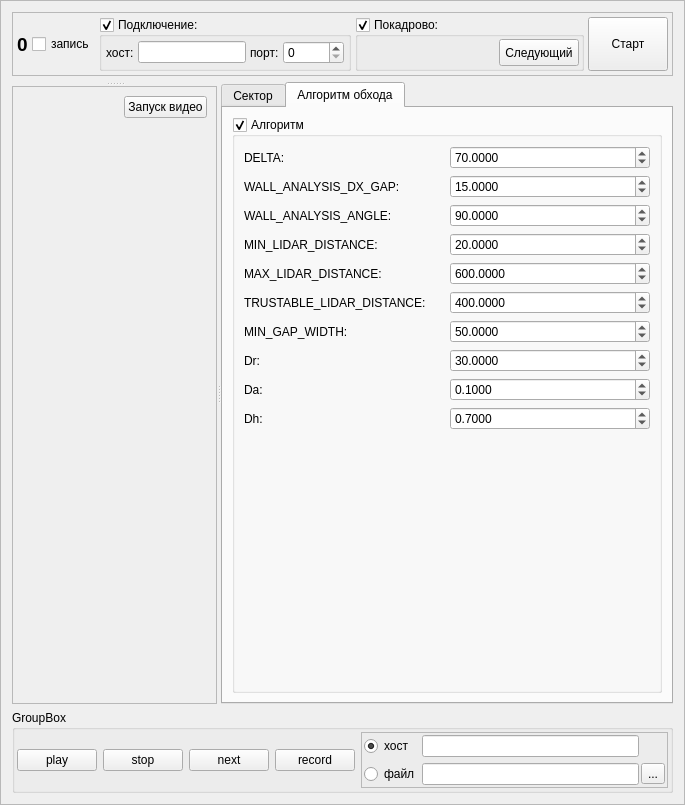
<?xml version="1.0" encoding="UTF-8"?>
<ui version="4.0">
 <class>Frame</class>
 <widget class="QFrame" name="Frame">
  <property name="geometry">
   <rect>
    <x>0</x>
    <y>0</y>
    <width>685</width>
    <height>805</height>
   </rect>
  </property>
  <property name="windowTitle">
   <string>Frame</string>
  </property>
  <property name="frameShape">
   <enum>QFrame::StyledPanel</enum>
  </property>
  <property name="frameShadow">
   <enum>QFrame::Raised</enum>
  </property>
  <layout class="QVBoxLayout" name="verticalLayout_2">
   <item>
    <widget class="QFrame" name="frame">
     <property name="frameShape">
      <enum>QFrame::StyledPanel</enum>
     </property>
     <property name="frameShadow">
      <enum>QFrame::Raised</enum>
     </property>
     <layout class="QGridLayout" name="gridLayout">
      <property name="margin">
       <number>4</number>
      </property>
      <property name="spacing">
       <number>4</number>
      </property>
      <item row="0" column="0">
       <widget class="QLabel" name="label_frame">
        <property name="font">
         <font>
          <pointsize>14</pointsize>
          <weight>75</weight>
          <bold>true</bold>
         </font>
        </property>
        <property name="text">
         <string>0</string>
        </property>
       </widget>
      </item>
      <item row="0" column="6">
       <widget class="QPushButton" name="pushButton_control">
        <property name="sizePolicy">
         <sizepolicy hsizetype="Maximum" vsizetype="Minimum">
          <horstretch>0</horstretch>
          <verstretch>0</verstretch>
         </sizepolicy>
        </property>
        <property name="text">
         <string>Старт</string>
        </property>
       </widget>
      </item>
      <item row="0" column="2" colspan="2">
       <widget class="QGroupBox" name="groupBox_connection">
        <property name="sizePolicy">
         <sizepolicy hsizetype="Expanding" vsizetype="Preferred">
          <horstretch>0</horstretch>
          <verstretch>0</verstretch>
         </sizepolicy>
        </property>
        <property name="title">
         <string>Подключение:</string>
        </property>
        <property name="checkable">
         <bool>true</bool>
        </property>
        <layout class="QHBoxLayout" name="horizontalLayout">
         <property name="spacing">
          <number>4</number>
         </property>
         <property name="margin">
          <number>4</number>
         </property>
         <item>
          <widget class="QLabel" name="label">
           <property name="text">
            <string>хост:</string>
           </property>
          </widget>
         </item>
         <item>
          <widget class="QLineEdit" name="lineEdit_host"/>
         </item>
         <item>
          <widget class="QLabel" name="label_2">
           <property name="text">
            <string>порт:</string>
           </property>
          </widget>
         </item>
         <item>
          <widget class="QSpinBox" name="spinBox_port">
           <property name="maximum">
            <number>65536</number>
           </property>
          </widget>
         </item>
        </layout>
       </widget>
      </item>
      <item row="0" column="4">
       <widget class="QGroupBox" name="groupBox_use_step">
        <property name="title">
         <string>Покадрово:</string>
        </property>
        <property name="checkable">
         <bool>true</bool>
        </property>
        <layout class="QHBoxLayout" name="horizontalLayout_2" stretch="0,0">
         <property name="spacing">
          <number>2</number>
         </property>
         <property name="margin">
          <number>2</number>
         </property>
         <item>
          <spacer name="horizontalSpacer_2">
           <property name="orientation">
            <enum>Qt::Horizontal</enum>
           </property>
           <property name="sizeHint" stdset="0">
            <size>
             <width>40</width>
             <height>20</height>
            </size>
           </property>
          </spacer>
         </item>
         <item>
          <widget class="QPushButton" name="pushButton_next">
           <property name="sizePolicy">
            <sizepolicy hsizetype="Maximum" vsizetype="Minimum">
             <horstretch>0</horstretch>
             <verstretch>0</verstretch>
            </sizepolicy>
           </property>
           <property name="text">
            <string>Следующий</string>
           </property>
          </widget>
         </item>
        </layout>
       </widget>
      </item>
      <item row="0" column="1">
       <widget class="QCheckBox" name="checkBox_record">
        <property name="text">
         <string>запись</string>
        </property>
       </widget>
      </item>
     </layout>
    </widget>
   </item>
   <item>
    <widget class="QSplitter" name="splitter_2">
     <property name="sizePolicy">
      <sizepolicy hsizetype="Expanding" vsizetype="Expanding">
       <horstretch>0</horstretch>
       <verstretch>0</verstretch>
      </sizepolicy>
     </property>
     <property name="orientation">
      <enum>Qt::Horizontal</enum>
     </property>
     <widget class="QSplitter" name="splitter">
      <property name="orientation">
       <enum>Qt::Vertical</enum>
      </property>
      <widget class="QFrame" name="frame_2">
       <property name="sizePolicy">
        <sizepolicy hsizetype="Preferred" vsizetype="Maximum">
         <horstretch>0</horstretch>
         <verstretch>0</verstretch>
        </sizepolicy>
       </property>
       <property name="frameShape">
        <enum>QFrame::NoFrame</enum>
       </property>
       <property name="frameShadow">
        <enum>QFrame::Raised</enum>
       </property>
       <layout class="QVBoxLayout" name="view_layout">
        <property name="spacing">
         <number>0</number>
        </property>
        <property name="margin">
         <number>0</number>
        </property>
       </layout>
      </widget>
      <widget class="QFrame" name="frame_3">
       <property name="frameShape">
        <enum>QFrame::StyledPanel</enum>
       </property>
       <property name="frameShadow">
        <enum>QFrame::Raised</enum>
       </property>
       <layout class="QGridLayout" name="gridLayout_2">
        <item row="0" column="1">
         <widget class="QPushButton" name="pushButton_start_video">
          <property name="text">
           <string>Запуск видео</string>
          </property>
         </widget>
        </item>
        <item row="0" column="0">
         <spacer name="horizontalSpacer">
          <property name="orientation">
           <enum>Qt::Horizontal</enum>
          </property>
          <property name="sizeHint" stdset="0">
           <size>
            <width>40</width>
            <height>20</height>
           </size>
          </property>
         </spacer>
        </item>
        <item row="1" column="0" colspan="2">
         <widget class="LabelExt" name="label_video">
          <property name="frameShape">
           <enum>QFrame::NoFrame</enum>
          </property>
          <property name="text">
           <string/>
          </property>
          <property name="pixmap">
           <pixmap resource="res.qrc">:/res/Video.png</pixmap>
          </property>
          <property name="scaledContents">
           <bool>true</bool>
          </property>
         </widget>
        </item>
       </layout>
      </widget>
     </widget>
     <widget class="QTabWidget" name="tabWidget">
      <property name="currentIndex">
       <number>1</number>
      </property>
      <widget class="QWidget" name="Ct">
       <attribute name="title">
        <string>Сектор</string>
       </attribute>
       <layout class="QVBoxLayout" name="verticalLayout">
        <property name="spacing">
         <number>0</number>
        </property>
        <property name="margin">
         <number>0</number>
        </property>
        <item>
         <widget class="QGroupBox" name="groupBox_show_sector">
          <property name="title">
           <string>Сектор</string>
          </property>
          <property name="checkable">
           <bool>true</bool>
          </property>
          <layout class="QVBoxLayout" name="verticalLayout_3">
           <property name="spacing">
            <number>2</number>
           </property>
           <property name="margin">
            <number>2</number>
           </property>
           <item>
            <widget class="QFrame" name="frame_4">
             <property name="frameShape">
              <enum>QFrame::StyledPanel</enum>
             </property>
             <property name="frameShadow">
              <enum>QFrame::Raised</enum>
             </property>
             <layout class="QGridLayout" name="gridLayout_3">
              <item row="3" column="0">
               <widget class="QLabel" name="label_4">
                <property name="text">
                 <string>размер точек:</string>
                </property>
               </widget>
              </item>
              <item row="3" column="1">
               <widget class="QSpinBox" name="spinBox_points_size">
                <property name="minimum">
                 <number>1</number>
                </property>
               </widget>
              </item>
              <item row="2" column="1">
               <widget class="QDoubleSpinBox" name="doubleSpinBox_max_radius">
                <property name="decimals">
                 <number>4</number>
                </property>
                <property name="minimum">
                 <double>1.000000000000000</double>
                </property>
                <property name="maximum">
                 <double>1000.000000000000000</double>
                </property>
                <property name="singleStep">
                 <double>0.001000000000000</double>
                </property>
                <property name="value">
                 <double>1000.000000000000000</double>
                </property>
               </widget>
              </item>
              <item row="2" column="0">
               <widget class="QLabel" name="label_5">
                <property name="text">
                 <string>max_radius:</string>
                </property>
               </widget>
              </item>
              <item row="1" column="0">
               <widget class="QLabel" name="label_9">
                <property name="text">
                 <string>start_angle:</string>
                </property>
               </widget>
              </item>
              <item row="1" column="1">
               <widget class="QDoubleSpinBox" name="doubleSpinBox_start_angle">
                <property name="decimals">
                 <number>4</number>
                </property>
                <property name="minimum">
                 <double>-3.140000000000000</double>
                </property>
                <property name="maximum">
                 <double>3.140000000000000</double>
                </property>
                <property name="singleStep">
                 <double>0.001000000000000</double>
                </property>
                <property name="value">
                 <double>1.570000000000000</double>
                </property>
               </widget>
              </item>
              <item row="4" column="0">
               <widget class="QCheckBox" name="groupBox_show_points">
                <property name="text">
                 <string>Показать точки</string>
                </property>
               </widget>
              </item>
             </layout>
            </widget>
           </item>
           <item>
            <widget class="QGroupBox" name="groupBox_show_clusters">
             <property name="title">
              <string>Кластеры:</string>
             </property>
             <property name="checkable">
              <bool>true</bool>
             </property>
             <layout class="QGridLayout" name="gridLayout_4">
              <item row="4" column="0" colspan="2">
               <widget class="QGroupBox" name="groupBox_show_lines_clusters">
                <property name="title">
                 <string>Показать кластеры линий</string>
                </property>
                <property name="checkable">
                 <bool>true</bool>
                </property>
                <layout class="QGridLayout" name="gridLayout_5">
                 <item row="0" column="0">
                  <widget class="QLabel" name="label_6">
                   <property name="text">
                    <string>split_threshold:</string>
                   </property>
                  </widget>
                 </item>
                 <item row="0" column="1">
                  <widget class="QDoubleSpinBox" name="doubleSpinBox_split_threshold">
                   <property name="decimals">
                    <number>4</number>
                   </property>
                   <property name="minimum">
                    <double>0.000000000000000</double>
                   </property>
                   <property name="singleStep">
                    <double>0.001000000000000</double>
                   </property>
                   <property name="value">
                    <double>2.000000000000000</double>
                   </property>
                  </widget>
                 </item>
                 <item row="1" column="0">
                  <widget class="QLabel" name="label_7">
                   <property name="text">
                    <string>merge_angle:</string>
                   </property>
                  </widget>
                 </item>
                 <item row="1" column="1">
                  <widget class="QDoubleSpinBox" name="doubleSpinBox_merge_threshold">
                   <property name="decimals">
                    <number>4</number>
                   </property>
                   <property name="minimum">
                    <double>0.000000000000000</double>
                   </property>
                   <property name="maximum">
                    <double>90.000000000000000</double>
                   </property>
                   <property name="singleStep">
                    <double>0.001000000000000</double>
                   </property>
                   <property name="value">
                    <double>10.000000000000000</double>
                   </property>
                  </widget>
                 </item>
                 <item row="2" column="0">
                  <widget class="QCheckBox" name="checkBox_show_line_cluster_points">
                   <property name="text">
                    <string>Точки</string>
                   </property>
                   <property name="checked">
                    <bool>true</bool>
                   </property>
                  </widget>
                 </item>
                 <item row="3" column="0">
                  <widget class="QCheckBox" name="checkBox_show_line_cluster_lines">
                   <property name="text">
                    <string>Линии</string>
                   </property>
                  </widget>
                 </item>
                </layout>
               </widget>
              </item>
              <item row="2" column="0">
               <widget class="QLabel" name="label_8">
                <property name="text">
                 <string>min_cluster_len:</string>
                </property>
               </widget>
              </item>
              <item row="3" column="0">
               <widget class="QCheckBox" name="checkBox_show_points_clusters">
                <property name="text">
                 <string>Показать класер точек</string>
                </property>
               </widget>
              </item>
              <item row="0" column="1">
               <widget class="QSpinBox" name="spinBox_clasters_size">
                <property name="minimum">
                 <number>1</number>
                </property>
                <property name="value">
                 <number>3</number>
                </property>
               </widget>
              </item>
              <item row="0" column="0">
               <widget class="QLabel" name="label_10">
                <property name="text">
                 <string>размер точек кластера:</string>
                </property>
               </widget>
              </item>
              <item row="1" column="0">
               <widget class="QLabel" name="label_11">
                <property name="text">
                 <string>max_offset:</string>
                </property>
               </widget>
              </item>
              <item row="2" column="1">
               <widget class="QSpinBox" name="spinBox_min_cluster_len"/>
              </item>
              <item row="1" column="1">
               <widget class="QDoubleSpinBox" name="doubleSpinBox_max_offset">
                <property name="decimals">
                 <number>4</number>
                </property>
                <property name="minimum">
                 <double>1.000000000000000</double>
                </property>
                <property name="singleStep">
                 <double>0.001000000000000</double>
                </property>
                <property name="value">
                 <double>30.000000000000000</double>
                </property>
               </widget>
              </item>
             </layout>
            </widget>
           </item>
           <item>
            <spacer name="verticalSpacer">
             <property name="orientation">
              <enum>Qt::Vertical</enum>
             </property>
             <property name="sizeHint" stdset="0">
              <size>
               <width>20</width>
               <height>40</height>
              </size>
             </property>
            </spacer>
           </item>
          </layout>
         </widget>
        </item>
       </layout>
      </widget>
      <widget class="QWidget" name="tab_2">
       <attribute name="title">
        <string>Алгоритм обхода</string>
       </attribute>
       <layout class="QGridLayout" name="gridLayout_7">
        <item row="12" column="0" colspan="2">
         <widget class="QGroupBox" name="groupBox_show_alg">
          <property name="minimumSize">
           <size>
            <width>0</width>
            <height>0</height>
           </size>
          </property>
          <property name="title">
           <string>Алгоритм</string>
          </property>
          <property name="checkable">
           <bool>true</bool>
          </property>
          <layout class="QGridLayout" name="gridLayout_8">
           <item row="0" column="0">
            <widget class="QLabel" name="label_3">
             <property name="text">
              <string>DELTA:</string>
             </property>
            </widget>
           </item>
           <item row="0" column="1">
            <widget class="QDoubleSpinBox" name="doubleSpinBox_alg_DELTA">
             <property name="decimals">
              <number>4</number>
             </property>
             <property name="minimum">
              <double>-10000.000000000000000</double>
             </property>
             <property name="maximum">
              <double>10000.000000000000000</double>
             </property>
             <property name="singleStep">
              <double>0.001000000000000</double>
             </property>
             <property name="value">
              <double>70.000000000000000</double>
             </property>
            </widget>
           </item>
           <item row="2" column="0">
            <widget class="QLabel" name="label_13">
             <property name="text">
              <string>WALL_ANALYSIS_ANGLE:</string>
             </property>
            </widget>
           </item>
           <item row="4" column="1">
            <widget class="QDoubleSpinBox" name="doubleSpinBox_alg_MAX_LIDAR_DISTANCE">
             <property name="decimals">
              <number>4</number>
             </property>
             <property name="minimum">
              <double>-10000.000000000000000</double>
             </property>
             <property name="maximum">
              <double>10000.000000000000000</double>
             </property>
             <property name="singleStep">
              <double>0.001000000000000</double>
             </property>
             <property name="value">
              <double>600.000000000000000</double>
             </property>
            </widget>
           </item>
           <item row="5" column="0">
            <widget class="QLabel" name="label_16">
             <property name="text">
              <string>TRUSTABLE_LIDAR_DISTANCE:</string>
             </property>
            </widget>
           </item>
           <item row="6" column="0">
            <widget class="QLabel" name="label_17">
             <property name="text">
              <string>MIN_GAP_WIDTH:</string>
             </property>
            </widget>
           </item>
           <item row="3" column="1">
            <widget class="QDoubleSpinBox" name="doubleSpinBox_alg_MIN_LIDAR_DISTANCE">
             <property name="decimals">
              <number>4</number>
             </property>
             <property name="minimum">
              <double>-10000.000000000000000</double>
             </property>
             <property name="maximum">
              <double>10000.000000000000000</double>
             </property>
             <property name="singleStep">
              <double>0.001000000000000</double>
             </property>
             <property name="value">
              <double>20.000000000000000</double>
             </property>
            </widget>
           </item>
           <item row="8" column="1">
            <widget class="QDoubleSpinBox" name="doubleSpinBox_alg_Da">
             <property name="decimals">
              <number>4</number>
             </property>
             <property name="minimum">
              <double>-10000.000000000000000</double>
             </property>
             <property name="maximum">
              <double>10000.000000000000000</double>
             </property>
             <property name="singleStep">
              <double>0.001000000000000</double>
             </property>
             <property name="value">
              <double>0.100000000000000</double>
             </property>
            </widget>
           </item>
           <item row="2" column="1">
            <widget class="QDoubleSpinBox" name="doubleSpinBox_alg_WALL_ANALYSIS_ANGLE">
             <property name="decimals">
              <number>4</number>
             </property>
             <property name="minimum">
              <double>-10000.000000000000000</double>
             </property>
             <property name="maximum">
              <double>10000.000000000000000</double>
             </property>
             <property name="singleStep">
              <double>0.001000000000000</double>
             </property>
             <property name="value">
              <double>90.000000000000000</double>
             </property>
            </widget>
           </item>
           <item row="6" column="1">
            <widget class="QDoubleSpinBox" name="doubleSpinBox_alg_MIN_GAP_WIDTH">
             <property name="decimals">
              <number>4</number>
             </property>
             <property name="minimum">
              <double>-10000.000000000000000</double>
             </property>
             <property name="maximum">
              <double>10000.000000000000000</double>
             </property>
             <property name="singleStep">
              <double>0.001000000000000</double>
             </property>
             <property name="value">
              <double>50.000000000000000</double>
             </property>
            </widget>
           </item>
           <item row="5" column="1">
            <widget class="QDoubleSpinBox" name="doubleSpinBox_alg_TRUSTABLE_LIDAR_DISTANCE">
             <property name="decimals">
              <number>4</number>
             </property>
             <property name="minimum">
              <double>-10000.000000000000000</double>
             </property>
             <property name="maximum">
              <double>10000.000000000000000</double>
             </property>
             <property name="singleStep">
              <double>0.001000000000000</double>
             </property>
             <property name="value">
              <double>400.000000000000000</double>
             </property>
            </widget>
           </item>
           <item row="1" column="1">
            <widget class="QDoubleSpinBox" name="doubleSpinBox_alg_WALL_ANALYSIS_DX_GAP">
             <property name="decimals">
              <number>4</number>
             </property>
             <property name="minimum">
              <double>-10000.000000000000000</double>
             </property>
             <property name="maximum">
              <double>10000.000000000000000</double>
             </property>
             <property name="singleStep">
              <double>0.001000000000000</double>
             </property>
             <property name="value">
              <double>15.000000000000000</double>
             </property>
            </widget>
           </item>
           <item row="1" column="0">
            <widget class="QLabel" name="label_12">
             <property name="text">
              <string>WALL_ANALYSIS_DX_GAP:</string>
             </property>
            </widget>
           </item>
           <item row="9" column="0">
            <widget class="QLabel" name="label_21">
             <property name="text">
              <string>Dh:</string>
             </property>
            </widget>
           </item>
           <item row="7" column="0">
            <widget class="QLabel" name="label_18">
             <property name="text">
              <string>Dr:</string>
             </property>
            </widget>
           </item>
           <item row="4" column="0">
            <widget class="QLabel" name="label_15">
             <property name="text">
              <string>MAX_LIDAR_DISTANCE:</string>
             </property>
            </widget>
           </item>
           <item row="3" column="0">
            <widget class="QLabel" name="label_14">
             <property name="text">
              <string>MIN_LIDAR_DISTANCE:</string>
             </property>
            </widget>
           </item>
           <item row="9" column="1">
            <widget class="QDoubleSpinBox" name="doubleSpinBox_alg_Dh">
             <property name="decimals">
              <number>4</number>
             </property>
             <property name="minimum">
              <double>-10000.000000000000000</double>
             </property>
             <property name="maximum">
              <double>10000.000000000000000</double>
             </property>
             <property name="singleStep">
              <double>0.001000000000000</double>
             </property>
             <property name="value">
              <double>0.700000000000000</double>
             </property>
            </widget>
           </item>
           <item row="7" column="1">
            <widget class="QDoubleSpinBox" name="doubleSpinBox_alg_Dr">
             <property name="decimals">
              <number>4</number>
             </property>
             <property name="minimum">
              <double>-10000.000000000000000</double>
             </property>
             <property name="maximum">
              <double>10000.000000000000000</double>
             </property>
             <property name="singleStep">
              <double>0.001000000000000</double>
             </property>
             <property name="value">
              <double>30.000000000000000</double>
             </property>
            </widget>
           </item>
           <item row="8" column="0">
            <widget class="QLabel" name="label_19">
             <property name="text">
              <string>Da:</string>
             </property>
            </widget>
           </item>
           <item row="10" column="0">
            <spacer name="verticalSpacer_2">
             <property name="orientation">
              <enum>Qt::Vertical</enum>
             </property>
             <property name="sizeHint" stdset="0">
              <size>
               <width>20</width>
               <height>40</height>
              </size>
             </property>
            </spacer>
           </item>
          </layout>
         </widget>
        </item>
       </layout>
      </widget>
     </widget>
    </widget>
   </item>
   <item>
    <widget class="QGroupBox" name="groupBox">
     <property name="minimumSize">
      <size>
       <width>0</width>
       <height>50</height>
      </size>
     </property>
     <property name="title">
      <string>GroupBox</string>
     </property>
     <layout class="QHBoxLayout" name="horizontalLayout_4">
      <property name="margin">
       <number>2</number>
      </property>
      <item>
       <widget class="QPushButton" name="pushButton">
        <property name="text">
         <string>play</string>
        </property>
       </widget>
      </item>
      <item>
       <widget class="QPushButton" name="pushButton_2">
        <property name="text">
         <string>stop</string>
        </property>
       </widget>
      </item>
      <item>
       <widget class="QPushButton" name="pushButton_3">
        <property name="text">
         <string>next</string>
        </property>
       </widget>
      </item>
      <item>
       <widget class="QPushButton" name="pushButton_4">
        <property name="text">
         <string>record</string>
        </property>
       </widget>
      </item>
      <item>
       <widget class="QFrame" name="frame_5">
        <property name="frameShape">
         <enum>QFrame::StyledPanel</enum>
        </property>
        <property name="frameShadow">
         <enum>QFrame::Raised</enum>
        </property>
        <layout class="QGridLayout" name="gridLayout_6">
         <property name="horizontalSpacing">
          <number>2</number>
         </property>
         <property name="margin">
          <number>2</number>
         </property>
         <item row="0" column="0">
          <widget class="QRadioButton" name="radioButton">
           <property name="text">
            <string>хост</string>
           </property>
           <property name="checked">
            <bool>true</bool>
           </property>
          </widget>
         </item>
         <item row="1" column="0">
          <widget class="QRadioButton" name="radioButton_2">
           <property name="text">
            <string>файл</string>
           </property>
          </widget>
         </item>
         <item row="1" column="1">
          <widget class="QLineEdit" name="lineEdit_host_3"/>
         </item>
         <item row="1" column="2">
          <widget class="QToolButton" name="toolButton">
           <property name="text">
            <string>...</string>
           </property>
          </widget>
         </item>
         <item row="0" column="1">
          <widget class="QLineEdit" name="lineEdit_host_2"/>
         </item>
        </layout>
       </widget>
      </item>
     </layout>
    </widget>
   </item>
  </layout>
 </widget>
 <customwidgets>
  <customwidget>
   <class>LabelExt</class>
   <extends>QLabel</extends>
   <header>label_ext</header>
  </customwidget>
 </customwidgets>
 <resources>
  <include location="res.qrc"/>
 </resources>
 <connections/>
</ui>
